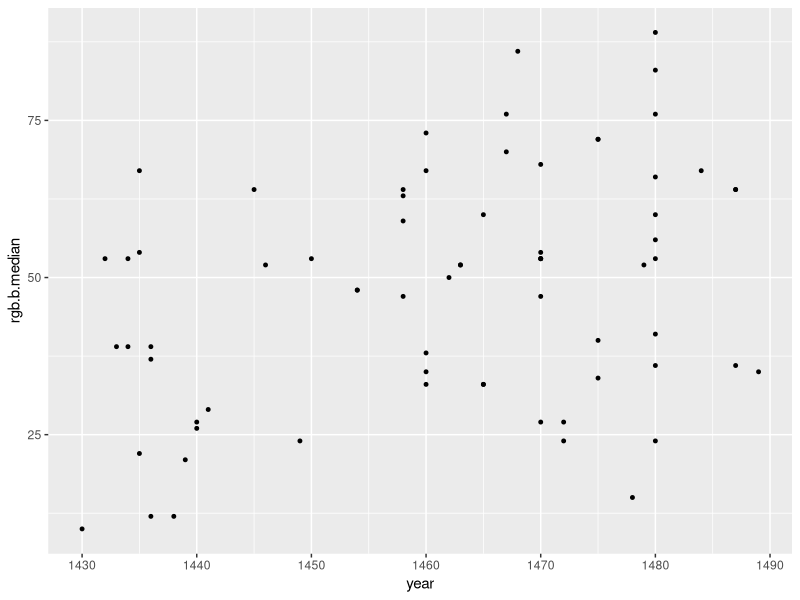
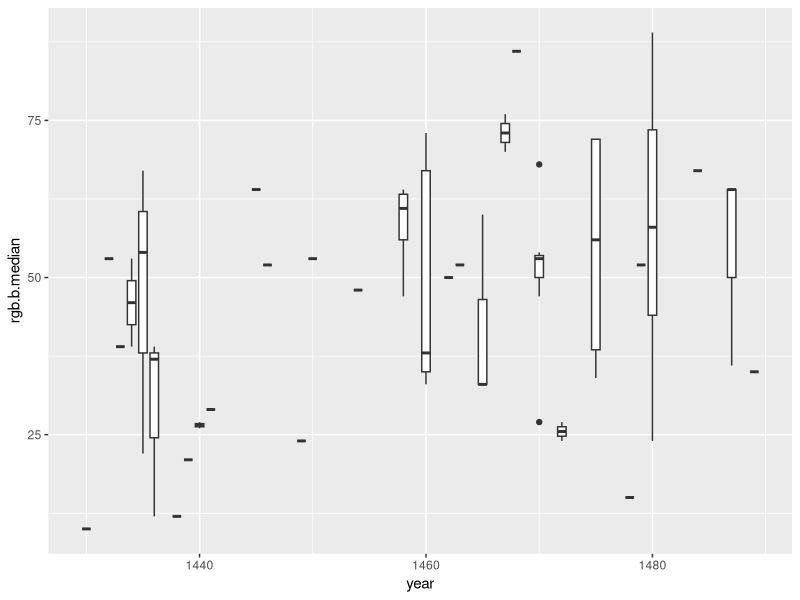
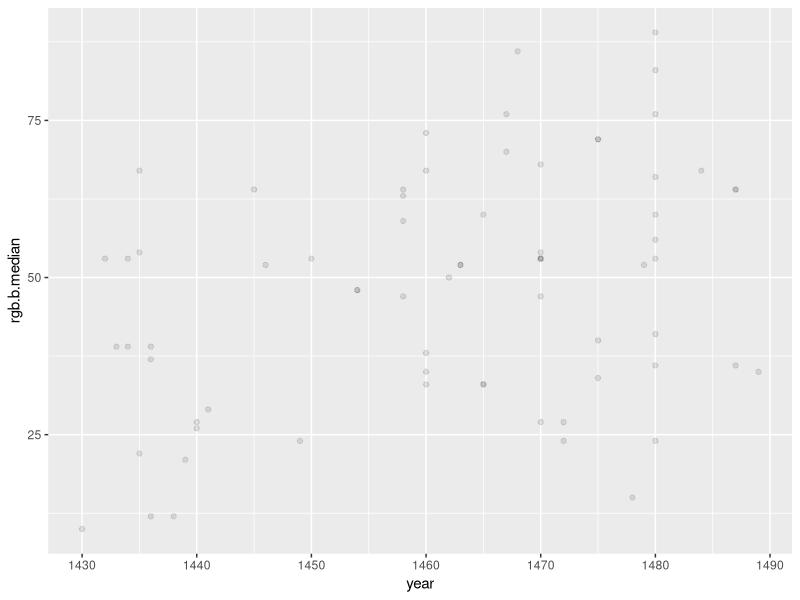
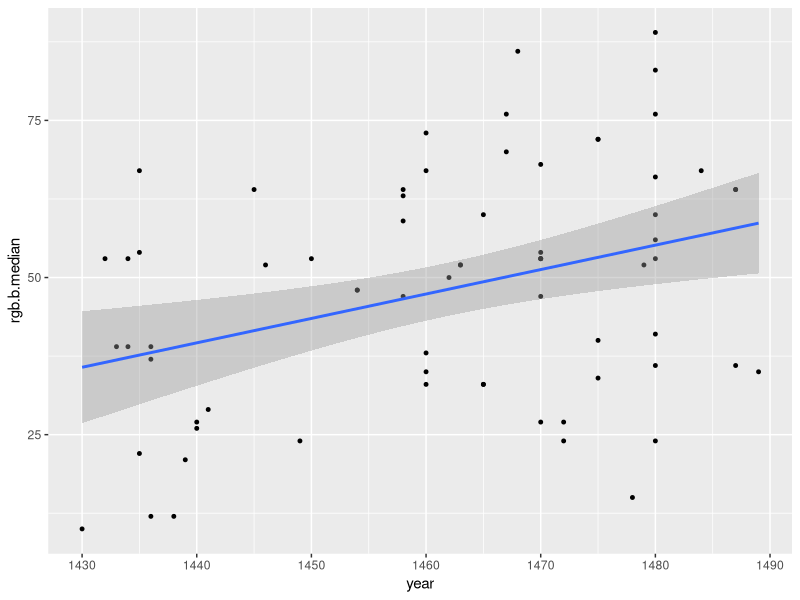
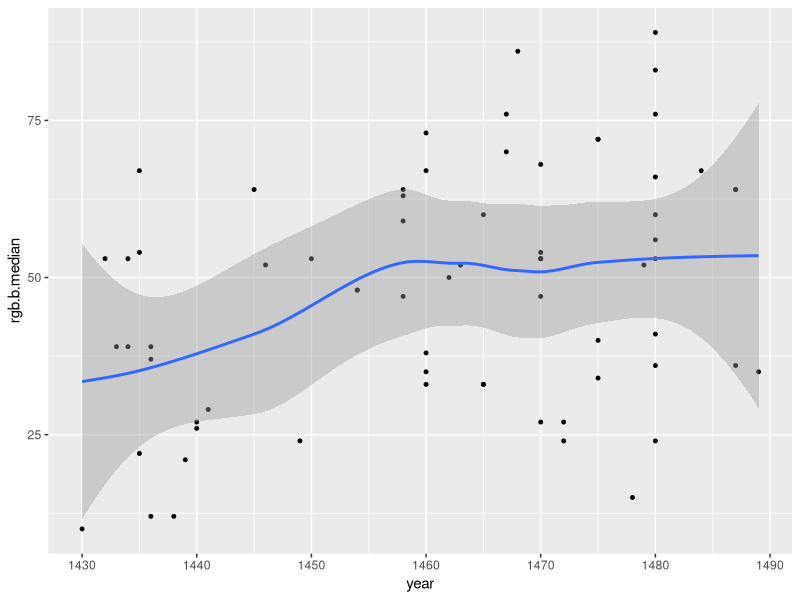

Here is the R script that generated these plots, in order:
library("dplyr")
library("stringr")
library("readr")
library("ggplot2")

stat <- read_csv("stats1.csv", col_names = c("X1"))
col <- stat$X1
df <- data.frame(matrix(ncol = 63, nrow = 0), stringsAsFactors = FALSE)
df.colnames <-  c("artist", "art", "year",
				  "hsv.h.avg", "hsv.h.median", "hsv.h.min", "hsv.h.max", 
				  "hsv.s.avg", "hsv.s.median", "hsv.s.min", "hsv.s.max", 
				  "hsv.v.avg", "hsv.v.median", "hsv.v.min", "hsv.v.max", 
				  "lab.a.avg", "lab.a.median", "lab.a.min", "lab.a.max", 
				  "lab.b.avg", "lab.b.median", "lab.b.min", "lab.b.max", 
				  "lab.l.avg", "lab.l.median", "lab.l.min", "lab.l.max", 
				  "lch.c.avg", "lch.c.median", "lch.c.min", "lch.c.max", 
				  "lch.h.avg", "lch.h.median", "lch.h.min", "lch.h.max", 
				  "lch.l.avg", "lch.l.median", "lch.l.min", "lch.l.max", 
				  "luv.l.avg", "luv.l.median", "luv.l.min", "luv.l.max", 
				  "luv.u.avg", "luv.u.median", "luv.u.min", "luv.u.max", 
				  "luv.v.avg", "luv.v.median", "luv.v.min", "luv.v.max", 
				  "rgb.b.avg", "rgb.b.median", "rgb.b.min", "rgb.b.max", 
				  "rgb.g.avg", "rgb.g.median", "rgb.g.min", "rgb.g.max", 
				  "rgb.r.avg", "rgb.r.median", "rgb.r.min", "rgb.r.max")
colnames(df) <- df.colnames
v <- vector()
for (i in 1:length(col)) {
	str <- iconv(col[i], to='ASCII//TRANSLIT')
	j <- (i - 1) %% 61
	if (j == 0) {
		col[i] <- str_extract(str, "([a-z]|[A-Z]| )*;")
		str.to.add <- gsub(";", "", col[i])
		v <- c(v, str.to.add)
	}
	if (j == 0) {
		col[i] <- str_extract(str, ";([a-z]|[A-Z]|[0-9]| |'|. |(|)|)*")
		str.to.add <- gsub(";", "", col[i])
		v <- c(v, str.to.add)
	}
	if (j == 0) {
		col[i] <- str_extract(str, ";[0-9]+")
		str.to.add <- gsub(";", "", col[i])
		v <- c(v, str.to.add)
	}
	else if (j == 1) {
		col[i] <- str_extract(col[i], " [0-9]* ")
		v <- c(v, col[i])
	}
	else if (j == 60) {
		col[i] <- str_extract(col[i], "-?[0-9]*$")
		v <- c(v, col[i])
		vec.df <- as.data.frame(t(v))
		colnames(vec.df) <- df.colnames
		df <- rbind(df, vec.df)
		v <- vector()
	}
	else {
		col[i] <- str_extract(col[i], "-?[0-9]*$")
		v <- c(v, col[i])
	}
}
df <- cbind(df[,1:3], lapply(df[,4:63], as.numeric))
df <- df %>% mutate(year = as.numeric(as.character(year))) %>% arrange(year)
temp <- complete.cases(df[,df.colnames])
df <- df[temp, ]
write_csv(df, "data1.csv")
p1 <- ggplot(df, aes(x = year, y = rgb.b.median)) + geom_point(size = 1)
p2 <- ggplot(df, aes(x = year, y = rgb.b.median)) + geom_boxplot(aes(group = year))
p3 <- ggplot(df, aes(x = year, y = rgb.b.median)) + geom_point(alpha = .1)
p4 <- ggplot(df, aes(x = year, y = rgb.b.median)) + geom_point(size = 1) + stat_smooth(method = lm)
p5 <- ggplot(df, aes(x = year, y = rgb.b.median)) + geom_point(size = 1) + stat_smooth(method = loess, level = 0.99)